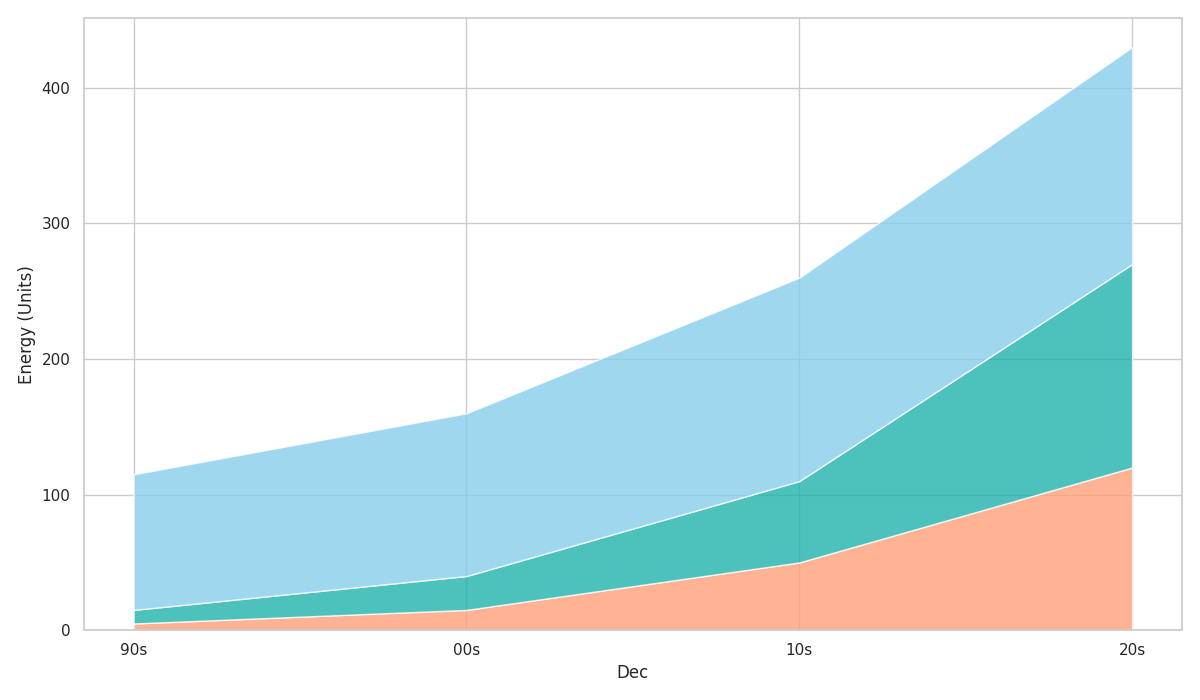

This chart was generated by the following Python code:
import matplotlib.pyplot as plt
import numpy as np

decades = ['90s', '00s', '10s', '20s']
solar = [5, 15, 50, 120]
wind = [10, 25, 60, 150]
hydro = [100, 120, 150, 160]

energy_data = np.array([solar, wind, hydro])

fig, ax = plt.subplots(figsize=(12, 7))
colors = ['#FFA07A', '#20B2AA', '#87CEEB']

ax.stackplot(decades, energy_data, colors=colors, alpha=0.8)

ax.set_xlabel('Dec', fontsize=12)
ax.set_ylabel('Energy (Units)', fontsize=12)

plt.tight_layout()
plt.show()
